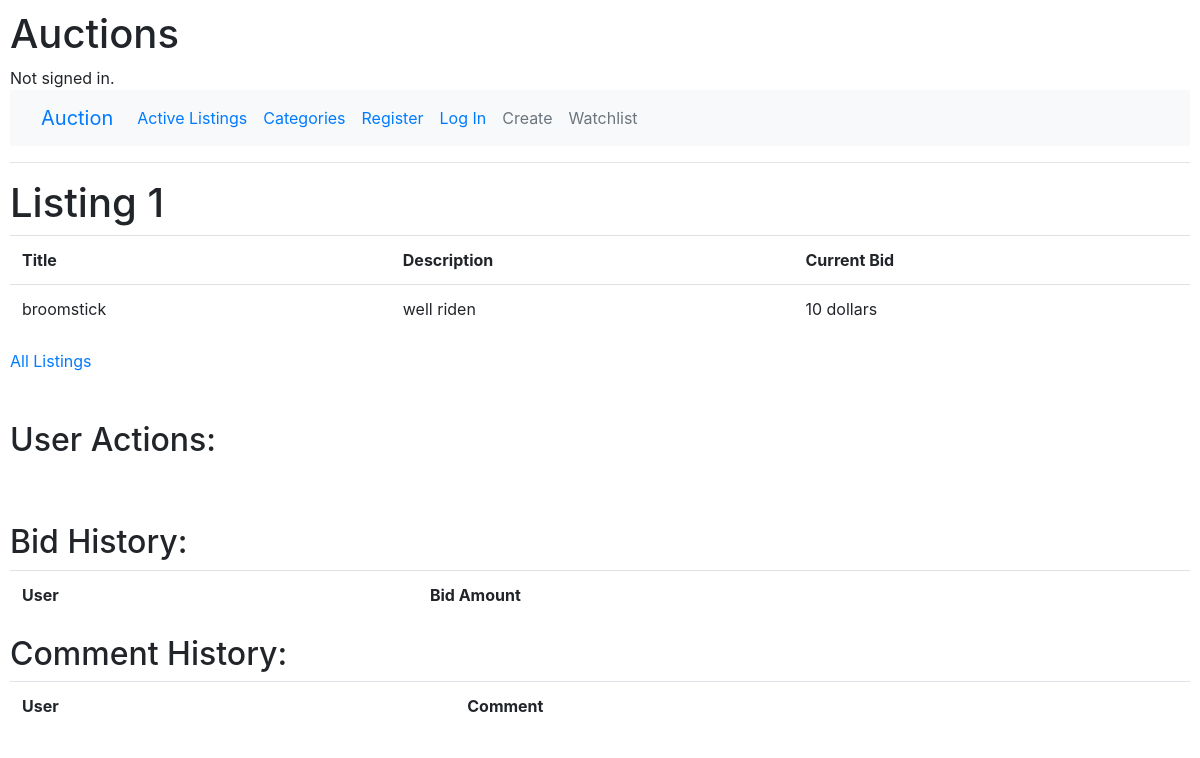
The page /listing/1 on the database as committed earlier.
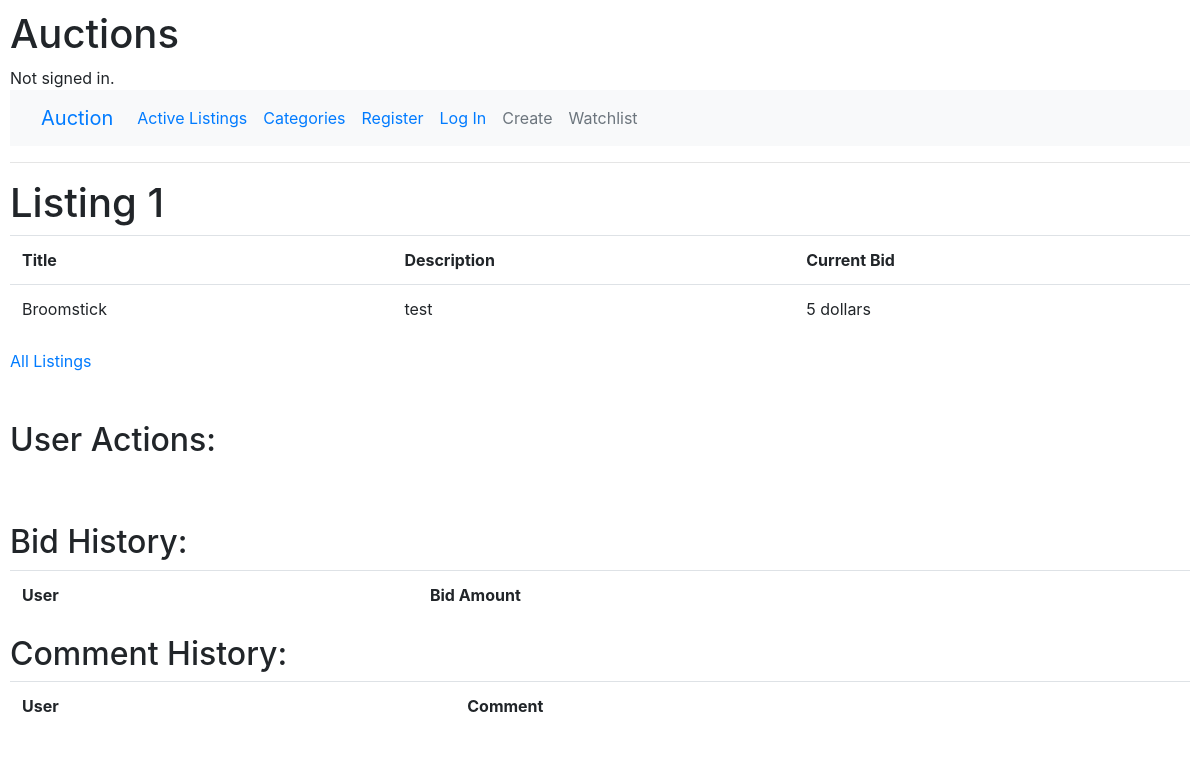
The same page on the database as committed later.
### auctions/models.py (models this page shows)
class Listing(models.Model):
    title = models.CharField(max_length=64)
    description = models.CharField(max_length=256)
    starting_bid = models.IntegerField()
    photo = models.URLField(blank=True)
    creator = models.ForeignKey(User, on_delete=models.CASCADE, blank=False, related_name="listings", default="")
    active = models.BooleanField(default=True)
    category = models.CharField(max_length=20, blank=True, choices=CATEGORY_CHOICES)

### auctions/views.py (the view)
# urls.py: path("listing/<int:listing_id>", views.listing, name="listing"),
def listing(request, listing_id):
    listing = Listing.objects.get(id = listing_id)
    if request.method == "POST":
        if "Watchlist" in request.POST:
            f = Watchlist.objects.filter(listing = listing, user=request.user)
            if f.exists():
                f.delete()
            else:
                f = Watchlist(listing = listing, user=request.user)
                f.save()
        if "CloseAuction" in request.POST:
            f = Listing.objects.filter(id = listing_id).update(active = False)
        new_bid = BiddingForm(request.POST)
        if new_bid.is_valid():
            new_bid = new_bid.cleaned_data["Enter_Bid"]
            if new_bid <= listing.starting_bid:
                return HttpResponseRedirect(reverse("listing", args=(listing.id,)))
            else:
                bid = Bid(amount = new_bid, user = request.user, listing = listing)
                bid.save()
                Listing.objects.filter(id = listing_id).update(starting_bid = new_bid)
        new_comment = CommentForm(request.POST)
        if new_comment.is_valid():
            new_comment = new_comment.cleaned_data["comment"]
            comment = Comment(comment = new_comment, user = request.user, listing = listing)
            comment.save()
        return HttpResponseRedirect(reverse("listing", args=(listing.id,)))
    else:
        return render(request, "auctions/listing.html", {
            "listing": listing,
            "bidding_form": BiddingForm(),
            "bid_history": Bid.objects.filter(listing = listing),
            "comment_form": CommentForm(),
            "comments": Comment.objects.filter(listing = listing),
            "user":request.user,
            "winning_user": getattr(Bid.objects.filter(listing=listing).last(), 'user', None)
        })

### auctions/templates/auctions/listing.html (shortened to what this page needs)
{% extends "auctions/layout.html" %}
{% block body %}
    <h1>Listing {{ listing.id }}</h1>
    <table class="table">
        <tr>
            <th>Title</th>
            <th>Description</th>
            <th>Current Bid</th>
        </tr>
            <tr>
                <td>{{ listing.title }}</td>
                <td>{{ listing.description }}</td>
                <td>{{ listing.starting_bid }} dollars</td>
            </tr>
    </table>
    <a href="{% url 'index' %}">All Listings</a>
    <br>
    <br>
    <br>
    <h2>User Actions: </h2>
    <br>
    <br>
    <h2>Bid History:</h2>
    <table class="table">
        <tr>
            <th>User</th>
            <th>Bid Amount</th>
        </tr>
    </table>
    <h2>Comment History:</h2>
    <table class="table">
        <tr>
            <th>User</th>
            <th>Comment</th>
        </tr>
    </table>
{% endblock %}

Rows that differ between the two databases and show on the page:
changed Listing id 1: title "broomstick" → "Broomstick"; description "well riden" → "test"; starting_bid "10" → "5"
